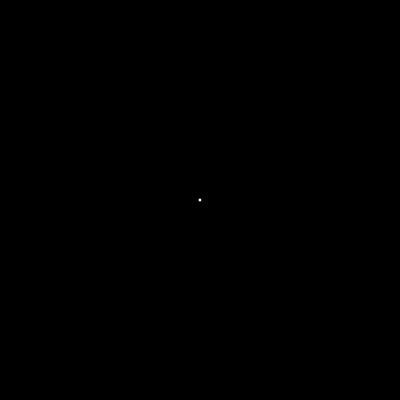
Frame 1 (no input)
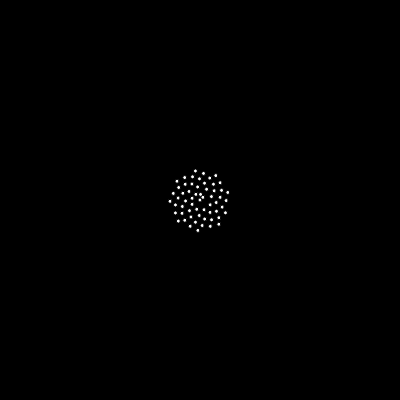
Frame 60 (no input)
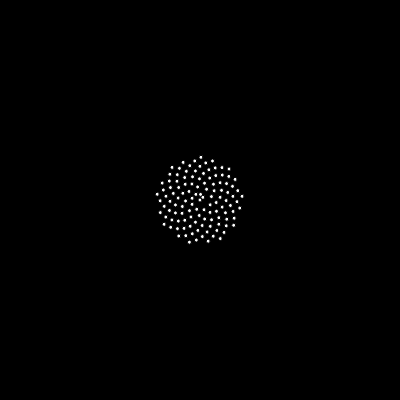
Frame 120 (the mouse pressed at the canvas centre since frame 60)

The p5.js sketch that drew these frames (run headless with seeded random() and noise() and a simulated clock; from frame 60 on, the mouse is pressed at the canvas centre):

// p5.js sketch
// ── sketch.js
var n = 0;
var c = 4;

function setup() {
    createCanvas(400, 400);
    background(0);
}

function draw() {
    var a = n*137.5;
    var r = c*sqrt(n);
    var x = r*cos(a) + width/2;
    var y = r*sin(a) + height/2;
    fill(255);
    ellipse(x,y,4,4);
    n++;
}
